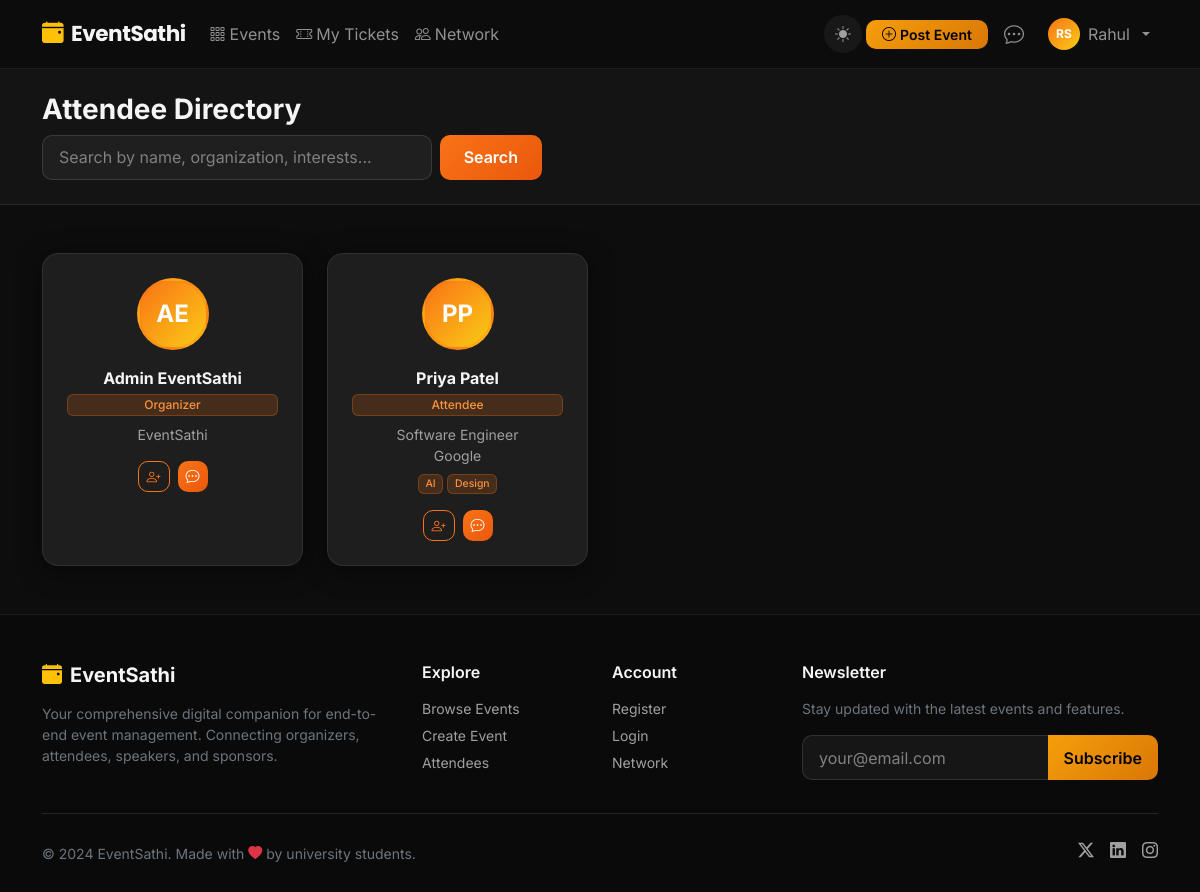
Screenshot of /accounts/attendees/ (signed in) with the database file from the repository.
### accounts/models.py (models this page shows, shortened)
class UserProfile(models.Model):
    ROLE_CHOICES = [
        ('attendee', 'Attendee'),
        ('organizer', 'Organizer'),
        ('speaker', 'Speaker'),
    ]
    user = models.OneToOneField(User, on_delete=models.CASCADE, related_name='profile')
    role = models.CharField(max_length=20, choices=ROLE_CHOICES, default='attendee')
    bio = models.TextField(blank=True)
    phone = models.CharField(max_length=20, blank=True)
    organization = models.CharField(max_length=200, blank=True)
    designation = models.CharField(max_length=200, blank=True)
    photo = models.ImageField(upload_to='profile_photos/', blank=True, null=True)
    linkedin = models.URLField(blank=True)
    twitter = models.URLField(blank=True)
    website = models.URLField(blank=True)
    interests = models.TextField(blank=True, help_text='Comma-separated interests')
    created_at = models.DateTimeField(auto_now_add=True)
    def get_interests_list(self):
        if self.interests:
            return [i.strip() for i in self.interests.split(',') if i.strip()]
        return []

### accounts/views.py (the view)
# urls.py: path('attendees/', views.attendees_list, name='attendees_list'),
@login_required
def attendees_list(request):
    query = request.GET.get('q', '')
    profiles = UserProfile.objects.exclude(user=request.user).select_related('user')
    if query:
        profiles = profiles.filter(
            Q(user__first_name__icontains=query) | Q(user__last_name__icontains=query) |
            Q(organization__icontains=query) | Q(interests__icontains=query)
        )
    return render(request, 'accounts/attendees_list.html', {'profiles': profiles, 'query': query})

### templates/accounts/attendees_list.html (shortened to what this page needs)
{% extends 'base.html' %}
{% block content %}
<div class="py-4" style="background:var(--es-dark-2);border-bottom:1px solid var(--es-border);">
    <div class="container">
        <h3 class="fw-bold mb-2">Attendee Directory</h3>
        <form method="get" class="d-flex gap-2" style="max-width:500px;">
            <input type="text" name="q" value="{{ query }}" class="form-control" placeholder="Search by name, organization, interests...">
            <button type="submit" class="btn btn-primary px-4">Search</button>
        </form>
    </div>
</div>
<div class="container py-5">
    {% if profiles %}
    <div class="row gy-4">
        {% for profile in profiles %}
        <div class="col-lg-3 col-md-4 col-sm-6">
            <div class="card p-4 text-center attendee-card h-100">
                {% if profile.photo %}
                <img src="{{ profile.photo.url }}" style="width:72px;height:72px;border-radius:50%;object-fit:cover;margin:0 auto 12px;" alt="">
                {% else %}
                <div class="speaker-avatar mx-auto mb-3" style="width:72px;height:72px;font-size:1.5rem;">
                    {{ profile.user.first_name|first|upper }}{{ profile.user.last_name|first|upper }}
                </div>
                {% endif %}
                <div class="fw-bold mb-1">{{ profile.user.get_full_name|default:profile.user.username }}</div>
                <span class="badge badge-category mb-2">{{ profile.get_role_display }}</span>
                {% if profile.designation %}<small class="text-muted d-block">{{ profile.designation }}</small>{% endif %}
                {% if profile.organization %}<small class="text-muted d-block">{{ profile.organization }}</small>{% endif %}
                {% if profile.get_interests_list %}
                <div class="d-flex flex-wrap justify-content-center gap-1 mt-2">
                    {% for interest in profile.get_interests_list|slice:":2" %}
                    <span class="badge badge-category" style="font-size:0.65rem;">{{ interest }}</span>
                    {% endfor %}
                </div>
                {% endif %}
                <div class="mt-3 d-flex gap-2 justify-content-center">
                    <a href="{% url 'send_connection' profile.user.id %}" class="btn btn-sm btn-outline-primary">
                        <i class="bi bi-person-plus"></i>
                    </a>
                    <a href="{% url 'conversation' profile.user.id %}" class="btn btn-sm btn-primary">
                        <i class="bi bi-chat-dots"></i>
                    </a>
                </div>
            </div>
        </div>
        {% endfor %}
    </div>
    {% else %}
    <div class="text-center py-5">
        <i class="bi bi-people fs-1 text-muted mb-3 d-block"></i>
        <h5 class="fw-bold">No attendees found</h5>
        {% if query %}<p class="text-muted">Try a different search term.</p>{% endif %}
    </div>
    {% endif %}
</div>
{% endblock %}

### templates/base.html (shortened to what this page needs)
<!DOCTYPE html>
<html lang="en" data-theme="dark">
<head>
    <link href="https://cdn.jsdelivr.net/npm/bootstrap@5.3.2/dist/css/bootstrap.min.css" rel="stylesheet">
    <link href="https://cdn.jsdelivr.net/npm/bootstrap-icons@1.11.3/font/bootstrap-icons.css" rel="stylesheet">
    {% load static %}
    <link rel="stylesheet" href="{% static 'css/style.css' %}">
</head>
<body>
<nav class="navbar navbar-expand-lg navbar-dark sticky-top" id="mainNav">
    <div class="container">
        <a class="navbar-brand fw-bold" href="{% url 'home' %}">
            <i class="bi bi-calendar-event-fill me-2 text-warning"></i>EventSathi
        </a>
        <div class="collapse navbar-collapse" id="navbarNav">
            <ul class="navbar-nav me-auto">
                <li class="nav-item">
                    <a class="nav-link" href="{% url 'event_list' %}"><i class="bi bi-grid-3x3-gap me-1"></i>Events</a>
                </li>
                {% if user.is_authenticated %}
                <li class="nav-item">
                    <a class="nav-link" href="{% url 'my_tickets' %}"><i class="bi bi-ticket-perforated me-1"></i>My Tickets</a>
                </li>
                <li class="nav-item">
                    <a class="nav-link" href="{% url 'network_hub' %}"><i class="bi bi-people me-1"></i>Network</a>
                </li>
                {% endif %}
            </ul>
            <ul class="navbar-nav ms-auto align-items-center">
                <li class="nav-item me-1">
                    <button class="theme-toggle border-0" id="themeToggle" title="Toggle light/dark mode">
                        <i class="bi bi-moon-stars-fill" id="themeIcon"></i>
                    </button>
                </li>
                {% if user.is_authenticated %}
                {% with profile=user.profile %}
                {% if profile.role == 'organizer' or user.is_staff %}
                <li class="nav-item me-2">
                    <a class="btn btn-warning btn-sm px-3 fw-semibold" href="{% url 'event_create' %}">
                        <i class="bi bi-plus-circle me-1"></i>Post Event
                    </a>
                </li>
                {% endif %}
                {% endwith %}
                <li class="nav-item me-2">
                    <a class="nav-link position-relative" href="{% url 'messages_list' %}">
                        <i class="bi bi-chat-dots fs-5"></i>
                    </a>
                </li>
                <li class="nav-item dropdown">
                    <a class="nav-link dropdown-toggle d-flex align-items-center gap-2" href="#" data-bs-toggle="dropdown">
                        <div class="avatar-sm">{{ user.first_name|first|upper }}{{ user.last_name|first|upper }}</div>
                        <span>{{ user.first_name|default:user.username }}</span>
                    </a>
                </li>
                {% endif %}
            </ul>
        </div>
    </div>
</nav>
{% block content %}{% endblock %}
<footer class="footer mt-auto">
    <div class="container">
        <div class="row gy-4">
            <div class="col-lg-4">
                <h5 class="fw-bold text-white mb-3"><i class="bi bi-calendar-event-fill me-2 text-warning"></i>EventSathi</h5>
                <p class="text-secondary small">Your comprehensive digital companion for end-to-end event management. Connecting organizers, attendees, speakers, and sponsors.</p>
            </div>
            <div class="col-lg-2 col-6">
                <h6 class="text-white fw-semibold mb-3">Explore</h6>
                <ul class="list-unstyled small">
                    <li><a href="{% url 'event_list' %}" class="footer-link">Browse Events</a></li>
                    <li><a href="{% url 'event_create' %}" class="footer-link">Create Event</a></li>
                    <li><a href="{% url 'attendees_list' %}" class="footer-link">Attendees</a></li>
                </ul>
            </div>
            <div class="col-lg-2 col-6">
                <h6 class="text-white fw-semibold mb-3">Account</h6>
                <ul class="list-unstyled small">
                    <li><a href="{% url 'register' %}" class="footer-link">Register</a></li>
                    <li><a href="{% url 'login' %}" class="footer-link">Login</a></li>
                    <li><a href="{% url 'network_hub' %}" class="footer-link">Network</a></li>
                </ul>
            </div>
            <div class="col-lg-4">
                <h6 class="text-white fw-semibold mb-3">Newsletter</h6>
                <p class="text-secondary small">Stay updated with the latest events and features.</p>
                <div class="input-group">
                    <input type="email" class="form-control bg-dark border-secondary text-white" placeholder="your@email.com">
                    <button class="btn btn-warning px-3">Subscribe</button>
                </div>
            </div>
        </div>
        <hr class="border-secondary mt-4">
        <div class="d-flex flex-wrap justify-content-between align-items-center py-2">
            <p class="text-secondary small mb-0">&copy; 2024 EventSathi. Made with <i class="bi bi-heart-fill text-danger"></i> by university students.</p>
            <div class="d-flex gap-3">
                <a href="#" class="footer-link"><i class="bi bi-twitter-x"></i></a>
                <a href="#" class="footer-link"><i class="bi bi-linkedin"></i></a>
                <a href="#" class="footer-link"><i class="bi bi-instagram"></i></a>
            </div>
        </div>
    </div>
</footer>
</body>
</html>

### rows the page displays
UserProfile: user.first_name|first "A", user.last_name|first "E", user.get_full_name "Admin EventSathi", role "Organizer", organization "EventSathi"
UserProfile: user.first_name|first "P", user.last_name|first "P", user.get_full_name "Priya Patel", role "Attendee", designation "Software Engineer", organization "Google", get_interests_list "AI" "Design"

### other values shown
{{ user.first_name|first|upper }} "R"
{{ user.last_name|first|upper }} "S"
{{ user.first_name|default:user.username }} "Rahul"
